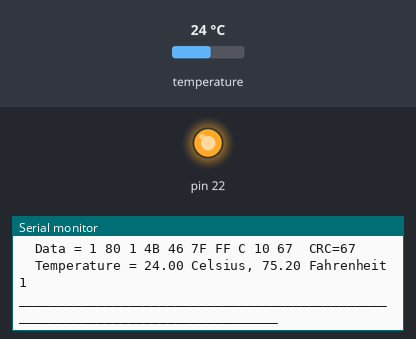
This sketch was run on a simulated Arduino Mega 2560, built with avr-gcc and run on an emulated ATmega2560. On the bench: output pins drawn as LEDs (lit = HIGH), the last lines printed to the serial monitor. The test bench sets the inputs (shaded band); at power-on: temperature 24 °C.

Above: at 4.6 s.
4.7 s: temperature set to 12 °C
At 6.4 s:
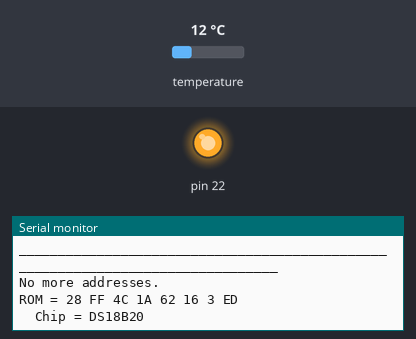
10.8 s: temperature set to 28 °C
At 13.8 s:
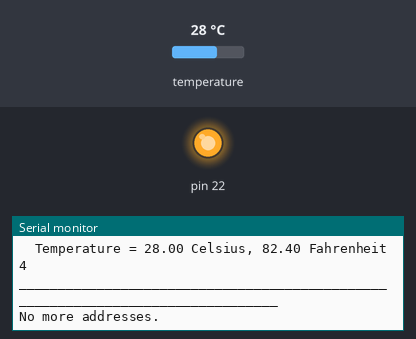
Timing chart, 0 to 15.3 s (numbered marks = the images above; inputs shaded):
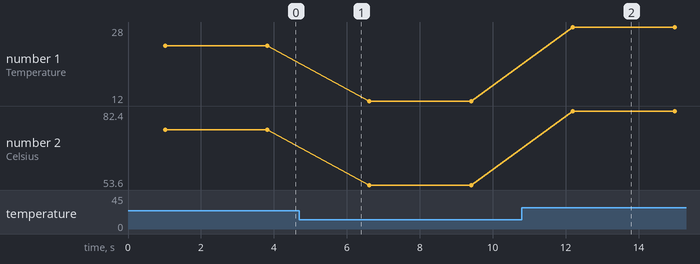

Measured:
- after the input at 10.8 s, the serial monitor: prints a new line after 1.4 s (image 2)
- plotted number 1: 24 → 12 after the input at 4.7 s
- plotted number 2: 75.2 → 53.6 after the input at 4.7 s, 53.6 → 82.4 after the input at 10.8 s

The sketch:

EP392v2_test_onewire_buono.ino
```cpp
#include <OneWire.h>

byte init_1wire(OneWire &device, byte addr[], byte tipoSensore) {
  if (!device.search(addr)) {
    Serial.println("No more addresses.");
    Serial.println();
    device.reset_search();
    delay(250);
    return 0;
  }

  Serial.print("ROM =");
  for (int i = 0; i < 8; i++) {
    Serial.write(' ');
    Serial.print(addr[i], HEX);
  }

  if (OneWire::crc8(addr, 7) != addr[7]) {
    Serial.println("CRC is not valid!");
    return 0;
  }
  Serial.println();

  switch (addr[0]) {
    case 0x10:
      Serial.println("  Chip = DS18S20");  // or old DS1820
      tipoSensore = 1;
      break;
    case 0x28:
      Serial.println("  Chip = DS18B20");
      tipoSensore = 0;
      break;
    case 0x22:
      Serial.println("  Chip = DS1822");
      tipoSensore = 0;
      break;
    default:
      Serial.println("Device is not a DS18x20 family device.");
      return 0;
  }

  device.reset();
  device.select(addr);
  device.write(0x44, 1);  // start conversion, with parasite power on at the end

  delay(1000);  // maybe 750ms is enough, maybe not
  // we might do a ds.depower() here, but the reset will take care of it.

  return 1;
}

float read_1wire(OneWire &device, byte addr[], byte tipoSensore) {
  float celsius, fahrenheit;
  byte i;
  byte present = 0;
  byte data[9];

  present = device.reset();
  device.select(addr);
  device.write(0xBE);  // Read Scratchpad

  Serial.print("  Data = ");
  Serial.print(present, HEX);
  Serial.print(" ");
  for (i = 0; i < 9; i++) {  // we need 9 bytes
    data[i] = device.read();
    Serial.print(data[i], HEX);
    Serial.print(" ");
  }
  Serial.print(" CRC=");
  Serial.print(OneWire::crc8(data, 8), HEX);
  Serial.println();

  // Convert the data to actual temperature
  // because the result is a 16 bit signed integer, it should
  // be stored to an "int16_t" type, which is always 16 bits
  // even when compiled on a 32 bit processor.
  int16_t raw = (data[1] << 8) | data[0];
  if (tipoSensore) {
    raw = raw << 3;  // 9 bit resolution default
    if (data[7] == 0x10) {
      // "count remain" gives full 12 bit resolution
      raw = (raw & 0xFFF0) + 12 - data[6];
    }
  } else {
    byte cfg = (data[4] & 0x60);
    // at lower res, the low bits are undefined, so let's zero them
    if (cfg == 0x00)
      raw = raw & ~7;  // 9 bit resolution, 93.75 ms
    else if (cfg == 0x20)
      raw = raw & ~3;  // 10 bit res, 187.5 ms
    else if (cfg == 0x40)
      raw = raw & ~1;  // 11 bit res, 375 ms
                       //// default is 12 bit resolution, 750 ms conversion time
  }
  celsius = (float)raw / 16.0;
  fahrenheit = celsius * 1.8 + 32.0;
  Serial.print("  Temperature = ");
  Serial.print(celsius);
  Serial.print(" Celsius, ");
  Serial.print(fahrenheit);
  Serial.println(" Fahrenheit");

  return celsius;
}

OneWire sens1wire(20);
byte indirizzo1wire[8];
byte tipo1wire;
unsigned int cont = 0;

void setup() {
  Serial.begin(115200);
  pinMode(22, OUTPUT);
  digitalWrite(22, 1);
}

void loop() {
  for (int i = 0; i < 10; i++) {
    if (init_1wire(sens1wire, indirizzo1wire, tipo1wire)) {
      read_1wire(sens1wire, indirizzo1wire, tipo1wire);
      break;
    }
    delay(500);
  }

  Serial.println(cont);
  Serial.println("________________________________________________________________________________");
  delay(1000);
  cont++;
}
```
